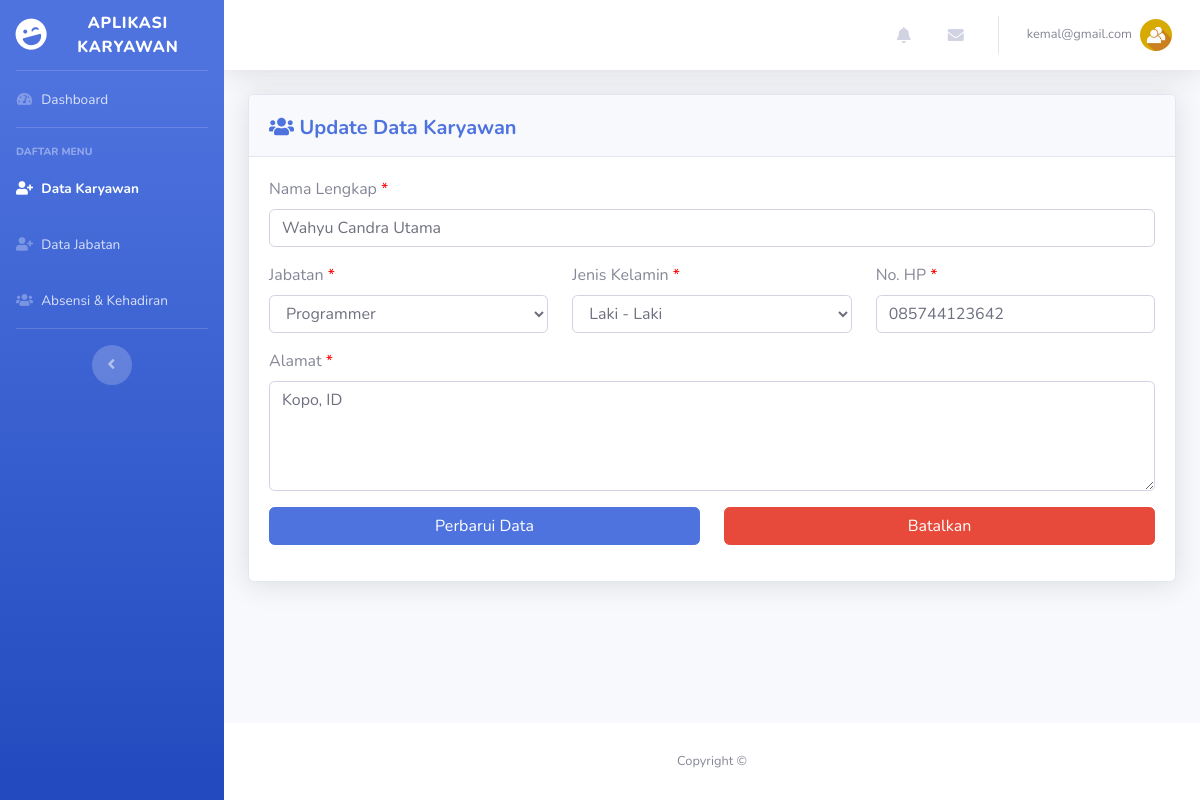
The app's page /view/admin/karyawan.php?edit=7 (signed in) with its own data.
### tables this page shows
CREATE TABLE `karyawan` (
  `id_karyawan` int(3) NOT NULL,
  `nama` varchar(25) NOT NULL,
  `jk` enum('L','P') NOT NULL,
  `id_jabatan` int(2) NOT NULL,
  `no_hp` varchar(13) NOT NULL,
  `alamat` varchar(100) NOT NULL
);

CREATE TABLE `jabatan` (
  `id_jabatan` int(2) NOT NULL,
  `nama_jabatan` varchar(50) NOT NULL
);

### view/admin/karyawan.php (the view, shortened to what this page needs)
<!DOCTYPE html>
<html lang="en">
<head>
  <link href="../../assets/vendor/fontawesome-free/css/all.min.css" rel="stylesheet" type="text/css">
  <link href="../../assets/css/sb-admin-2.min.css" rel="stylesheet">
  <link href="../../assets/vendor/datatables/dataTables.bootstrap4.min.css" rel="stylesheet">
</head>
<body id="page-top">
<?php
  include '../../controller/koneksi.php';
?>
  <div id="wrapper">
    <ul class="navbar-nav bg-gradient-primary sidebar sidebar-dark accordion" id="accordionSidebar">
      <a class="sidebar-brand d-flex align-items-center justify-content-center" href="index.php">
        <div class="sidebar-brand-icon rotate-n-15">
          <i class="fas fa-laugh-wink"></i>
        </div>
        <div class="sidebar-brand-text mx-3">Aplikasi Karyawan<sup></sup></div>
      </a>
      <hr class="sidebar-divider my-0">
      <li class="nav-item">
        <a class="nav-link" href="index.php">
          <i class="fas fa-fw fa-tachometer-alt"></i>
          <span>Dashboard</span></a>
      </li>
      <hr class="sidebar-divider">
      <div class="sidebar-heading">
        Daftar Menu
      </div>
      <li class="nav-item active">
        <a class="nav-link" href="karyawan.php">
          <i class="fas fa-fw fa-user-plus"></i>
          <span>Data Karyawan</span></a>
      </li>
      <li class="nav-item">
        <a class="nav-link" href="jabatan.php">
          <i class="fas fa-fw fa-user-plus"></i>
          <span>Data Jabatan</span></a>
      </li>
      <li class="nav-item">
        <a class="nav-link" href="absensi.php">
          <i class="fas fa-fw fa-users"></i>
          <span>Absensi & Kehadiran</span></a>
      </li>
      <hr class="sidebar-divider d-none d-md-block">
      <div class="text-center d-none d-md-inline">
        <button class="rounded-circle border-0" id="sidebarToggle"></button>
      </div>
    </ul>
    <div id="content-wrapper" class="d-flex flex-column">
      <div id="content">
        <nav class="navbar navbar-expand navbar-light bg-white topbar mb-4 static-top shadow">
          <ul class="navbar-nav ml-auto">
            <li class="nav-item dropdown no-arrow mx-1">
              <a class="nav-link dropdown-toggle" href="#" id="alertsDropdown" role="button" data-toggle="dropdown" aria-haspopup="true" aria-expanded="false">
                <i class="fas fa-bell fa-fw"></i>
              </a>
            </li>
            <li class="nav-item dropdown no-arrow mx-1">
              <a class="nav-link dropdown-toggle" href="#" id="messagesDropdown" role="button" data-toggle="dropdown" aria-haspopup="true" aria-expanded="false">
                <i class="fas fa-envelope fa-fw"></i>
              </a>
            </li>
            <li class="nav-item dropdown no-arrow">
              <a class="nav-link dropdown-toggle" href="#" id="userDropdown" role="button" data-toggle="dropdown" aria-haspopup="true" aria-expanded="false">
                <span class="mr-2 d-none d-lg-inline text-gray-600 small"><?php echo $_SESSION['email'];?></span>
                <img class="img-profile rounded-circle" src="../../assets/img/usericon.jpg">
              </a>
            </li>
          </ul>
        </nav>
        <div class="container-fluid">
                    <?php
                      $semuaJabatan = "SELECT * FROM `jabatan`";
                      $resultJabatan = mysqli_query($db, $semuaJabatan);
                    ?>
          <?php
          	if ($_GET['edit']) {
          		$edit_id = $_GET['edit'];
          		$getKaryawan = "SELECT * FROM karyawan WHERE id_karyawan = '$edit_id'";
          		$resultEdit = mysqli_query($db, $getKaryawan);
          		$row4 = mysqli_fetch_array($resultEdit);
          		echo '
          <script>document.getElementById("updateKaryawan").innerstyle = "";</script>
          <div id="updateKaryawan">
          <div class="card shadow mb-4">
            <div class="card-header py-3">
			  <span class="float-left" style="padding-top:5px">
				<h5 class="m-0 font-weight-bold text-primary"><i class="fa fa-users" aria-hidden="true"></i> Update Data Karyawan</h5>
			  </span>
            </div>
            <div class="card-body">
              <form action="../../controller/admin/karyawan.php" method="post">
              <input type="text" name="id_karyawan" readonly="" hidden="" value="'.$row4['id_karyawan'].'">
              <div class="form-group">
              	<label>Nama Lengkap <span style="color:red">*</span></label>
                <input type="text" class="form-control" name="nama" placeholder="Masukkan Nama Lengkap" value="'.$row4['nama'].'" required="">
              </div>
              <div class="row">
              	<div class="col-md-4">
		              <div class="form-group">
		              	<label>Jabatan <span style="color:red">*</span></label>
		                <select name="jabatan" class="form-control" required="">
		                	<option selected="" disabled="">Pilih Jabatan</option>';
		                	foreach ($resultJabatan as $row3) {
		                		echo '<option value="'.$row3['id_jabatan'].'"';
		                		if ($row3['id_jabatan'] == $row4['id_jabatan']) {
		                			echo 'selected';
		                		}
		                		echo '>'.$row3['nama_jabatan'].'</option>';
		                	}
		                echo '</select>
		              </div>
		          </div>
		          <div class="col-md-4">
		              <div class="form-group">
		              	<label>Jenis Kelamin <span style="color:red">*</span></label>
		                <select name="jk" class="form-control" required="">
		                	<option value="L"';
		                	if ($row4['jk'] == 'L') { echo 'selected'; }
		                	echo '>Laki - Laki</option>
		                	<option value="P"';
		                	echo '>Perempuan</option>
		                </select>
		              </div>
		          </div>
		          <div class="col-md-4">
		              <div class="form-group">
		              	<label>No. HP <span style="color:red">*</span></label>
		                <input type="text" class="form-control" name="no_hp" value="'.$row4['no_hp'].'" placeholder="Masukkan No. HP" required="">
		              </div>
		          </div>
		      </div>
              <div class="form-group">
              	<label>Alamat <span style="color:red">*</span></label>
                <textarea class="form-control" name="alamat" placeholder="Masukkan Alamat Lengkap" rows="4" required="">'.$row4['alamat'].'</textarea>
              </div>
              <div class="form-group">
              	<div class="row">
              		<div class="col-md-6">
              			<button type="submit" style="width:100%" class="btn btn-primary">Perbarui Data</button>
              		</div>
              		<div class="col-md-6">
              			<a href="karyawan.php"><span style="width:100%" class="btn btn-danger">Batalkan</span></a>
              		</div>
              	</div>
              </div>
          	  </form>
            </div>
          </div>
      	  </div>';
      	  }
          ?>
        </div>
      </div>
      <footer class="sticky-footer bg-white">
        <div class="container my-auto">
          <div class="copyright text-center my-auto">
            <span>Copyright &copy;</span>
          </div>
        </div>
      </footer>
    </div>
  </div>
</body>
</html>

### records on screen
karyawan: nama "Wahyu Candra Utama", jabatan "Programmer", jk "Laki - Laki", no_hp "085744123642", alamat "Kopo, ID"

### other values on screen
$_SESSION['email'] "kemal@gmail.com"
